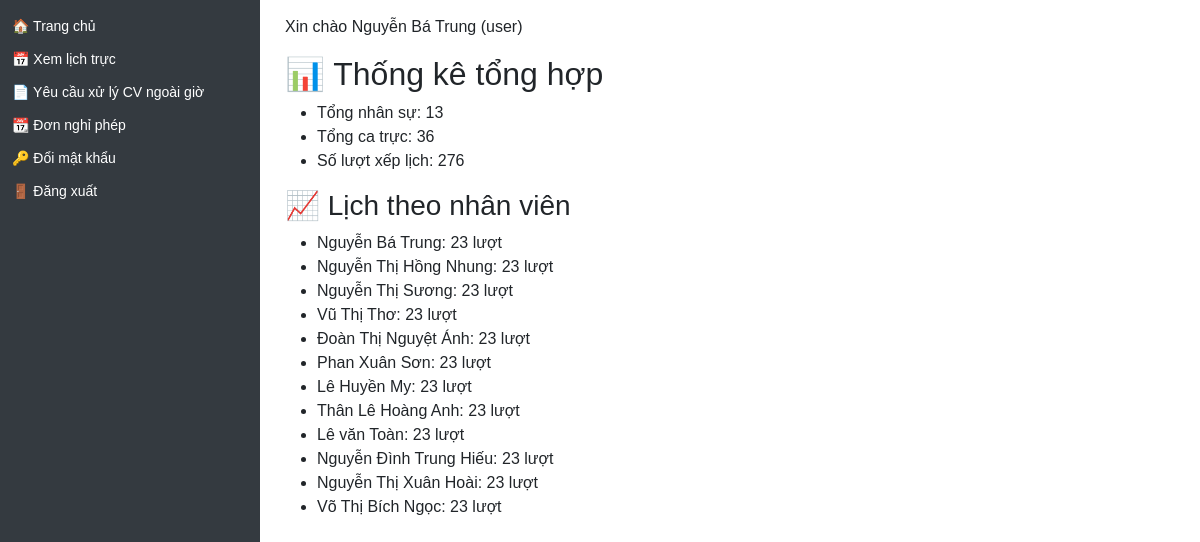
/stats (signed in), run on the app's committed database.
### models/user.py (models this page shows)
class User(db.Model, UserMixin):
    __tablename__ = 'user'
    id = db.Column(db.Integer, primary_key=True)
    name = db.Column(db.String(100), nullable=False)
    username = db.Column(db.String(50), unique=True, nullable=False)
    password = db.Column(db.String(100), nullable=False)
    role = db.Column(db.String(20))  # admin / manager / user
    department = db.Column(db.String(100))
    position = db.Column(db.String(50))  # Bác sĩ / Điều dưỡng / KTV...
    contract_type = db.Column(db.String(50))  # Hợp đồng / Biên chế / v.v.
    email = db.Column(db.String(120))
    phone = db.Column(db.String(20))
    start_year = db.Column(db.Integer)  # ✅ Năm vào công tác (mới thêm)
    schedules = relationship("Schedule", back_populates="user")
    leave_requests = relationship('LeaveRequest', back_populates='user')

### app.py (the view)
@app.route('/stats')
def stats():
    from sqlalchemy import func
    user_role = session.get('role')
    user_dept = session.get('department')
    query_users = User.query
    query_schedules = Schedule.query.join(User)
    if user_role in ['manager', 'user']:
        query_users = query_users.filter(User.department == user_dept)
        query_schedules = query_schedules.filter(User.department == user_dept)
    total_users = query_users.count()
    total_shifts = Shift.query.count()
    total_schedules = query_schedules.count()
    schedules_per_user = db.session.query(User.name, func.count(Schedule.id))\
        .join(Schedule)\
        .filter(User.department == user_dept if user_role != 'admin' else True)\
        .group_by(User.id).all()
    return render_template('stats.html',
                           total_users=total_users,
                           total_shifts=total_shifts,
                           total_schedules=total_schedules,
                           schedules_per_user=schedules_per_user)

### app.py (called while the page is built)
@login_manager.user_loader
def load_user(user_id):
    return db.session.get(User, int(user_id))

@app.context_processor
def inject_user():
    user = None
    if 'user_id' in session:
        user = db.session.get(User, session['user_id'])
    return dict(user=user)

@app.context_processor
def inject_helpers():
    return dict(get_titled_names=get_titled_names)

@app.context_processor
def inject_helpers():
    return dict(get_titled_names=get_titled_names)

### templates/stats.html (shortened to what this page needs)
{% extends 'layout.html' %}
{% block content %}
<h2>📊 Thống kê tổng hợp</h2>
<ul>
    <li>Tổng nhân sự: {{ total_users }}</li>
    <li>Tổng ca trực: {{ total_shifts }}</li>
    <li>Số lượt xếp lịch: {{ total_schedules }}</li>
</ul>
<h3>📈 Lịch theo nhân viên</h3>
<ul>
    {% for name, count in schedules_per_user %}
        <li>{{ name }}: {{ count }} lượt</li>
    {% endfor %}
</ul>
{% endblock %}

### templates/layout.html (shortened to what this page needs)
<!DOCTYPE html>
<html lang="vi">
<head>
  <link rel="stylesheet" href="https://cdn.jsdelivr.net/npm/bootstrap@5.3.3/dist/css/bootstrap.min.css">
</head>
<body>
  <div class="sidebar">
    <ul>
      <li><a href="/">🏠 Trang chủ</a></li>
      {% if session.get('role') in ['admin', 'user', 'manager'] %}
	<li><a href="/schedule">📅 Xem lịch trực</a></li>
	<li><a href="/yeu-cau-xu-ly-cong-viec">📄 Yêu cầu xử lý CV ngoài giờ</a></li>
	<li><a href="/leaves">📆 Đơn nghỉ phép</a></li>
      {% endif %}
      <li><a href="/change-password">🔑 Đổi mật khẩu</a></li>
      <li><a href="/logout">🚪 Đăng xuất</a></li>
    </ul>
  </div>
  <div class="content">
    {% if user %}
      <p class="d-print-none">Xin chào {{ user.name }} ({{ user.role }})</p>
    {% else %}
      <p>Xin chào Khách</p>
    {% endif %}
    {% block content %}{% endblock %}
  </div>
</body>
</html>

### templates/layout.html (style rules this page uses)
body { margin: 0; font-family: Arial, sans-serif; }
.sidebar { height: 100vh; width: 260px; position: fixed; top: 0; left: 0; background-color: #343a40; padding-top: 10px; color: white; }
.sidebar ul { list-style-type: none; padding: 0; }
.sidebar ul li { padding: 6px 12px; font-size: 14px; }
.sidebar ul li a { color: white; text-decoration: none; display: block; }
.content { margin-left: 270px; padding: 15px; }

### data on the page
User: name "Nguyễn Bá Trung", role "user", count "23"
User: name "Nguyễn Thị Hồng Nhung", count "23"
User: name "Nguyễn Thị Sương", count "23"
User: name "Vũ Thị Thơ", count "23"
User: name "Đoàn Thị Nguyệt Ánh", count "23"
User: name "Phan Xuân Sơn", count "23"
User: name "Lê Huyền My", count "23"
User: name "Thân Lê Hoàng Anh", count "23"
User: name "Lê văn Toàn", count "23"
User: name "Nguyễn Đình Trung Hiếu", count "23"
User: name "Nguyễn Thị Xuân Hoài", count "23"
User: name "Võ Thị Bích Ngọc", count "23"

### other printed values
{{ total_users }} "13"
{{ total_shifts }} "36"
{{ total_schedules }} "276"
